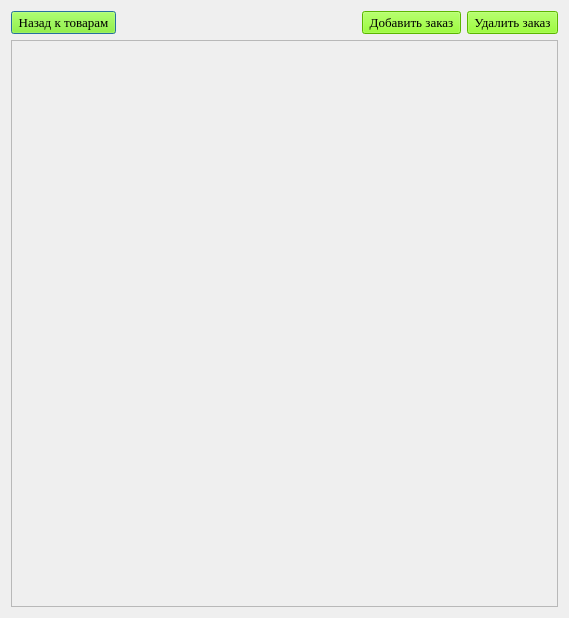
<?xml version="1.0" encoding="UTF-8"?>
<ui version="4.0">
 <class>Dialog</class>
 <widget class="QDialog" name="Dialog">
  <property name="geometry">
   <rect>
    <x>0</x>
    <y>0</y>
    <width>569</width>
    <height>618</height>
   </rect>
  </property>
  <property name="font">
   <font>
    <family>Times New Roman</family>
    <pointsize>12</pointsize>
   </font>
  </property>
  <property name="windowTitle">
   <string>Dialog</string>
  </property>
  <layout class="QVBoxLayout" name="verticalLayout_2">
   <item>
    <layout class="QGridLayout" name="gridLayout">
     <item row="0" column="0">
      <layout class="QVBoxLayout" name="verticalLayout">
       <item>
        <layout class="QHBoxLayout" name="horizontalLayout">
         <item>
          <widget class="QPushButton" name="order_button_back">
           <property name="font">
            <font>
             <family>Times New Roman</family>
             <pointsize>10</pointsize>
            </font>
           </property>
           <property name="styleSheet">
            <string notr="true">QPushButton#order_button_back {
    background-color: #7FFF00;
}

QPushButton#order_button_back:hover {
    background-color: #00FA9A; 
}
</string>
           </property>
           <property name="text">
            <string> Назад к товарам </string>
           </property>
          </widget>
         </item>
         <item>
          <spacer name="horizontalSpacer">
           <property name="orientation">
            <enum>Qt::Orientation::Horizontal</enum>
           </property>
           <property name="sizeHint" stdset="0">
            <size>
             <width>268</width>
             <height>20</height>
            </size>
           </property>
          </spacer>
         </item>
         <item>
          <widget class="QPushButton" name="order_button_add">
           <property name="font">
            <font>
             <family>Times New Roman</family>
             <pointsize>10</pointsize>
            </font>
           </property>
           <property name="styleSheet">
            <string notr="true">QPushButton#order_button_add {
    background-color: #7FFF00;
}

QPushButton#order_button_add:hover {
    background-color: #00FA9A; 
}
</string>
           </property>
           <property name="text">
            <string> Добавить заказ </string>
           </property>
          </widget>
         </item>
         <item>
          <widget class="QPushButton" name="order_button_remove">
           <property name="font">
            <font>
             <family>Times New Roman</family>
             <pointsize>10</pointsize>
            </font>
           </property>
           <property name="styleSheet">
            <string notr="true">QPushButton#order_button_remove {
    background-color: #7FFF00;
}

QPushButton#order_button_remove:hover {
    background-color: #00FA9A; 
}
</string>
           </property>
           <property name="text">
            <string> Удалить заказ </string>
           </property>
          </widget>
         </item>
        </layout>
       </item>
       <item>
        <widget class="QScrollArea" name="scrollArea">
         <property name="widgetResizable">
          <bool>true</bool>
         </property>
         <widget class="QWidget" name="scrollAreaWidgetContents_2">
          <property name="geometry">
           <rect>
            <x>0</x>
            <y>0</y>
            <width>545</width>
            <height>563</height>
           </rect>
          </property>
          <layout class="QVBoxLayout" name="verticalLayout_12"/>
         </widget>
        </widget>
       </item>
      </layout>
     </item>
    </layout>
   </item>
  </layout>
 </widget>
 <resources/>
 <connections/>
</ui>
